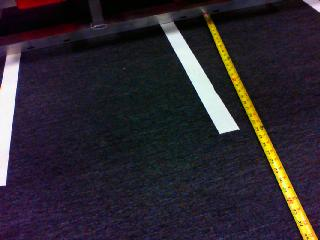
#> input picture Sample_Images/Ground Tape/High Exposure/CargoAngledLine48in.jpg, 320 x 240 px, found by its file name; its folder holds only this picture in this run
$ python vision.py
#> lines starting #> are read from the running program, lines starting #| are printed output that depends on the picture; after the words box and inside, x2 and y2 are one past the last pixel; in counts of white or black regions, pixels touching at a corner belong together; long printed decimals are rounded
import numpy as np
import cv2
import os
import math


lower_green = np.array([60, 177, 177])
upper_green = np.array([160, 255, 255])
lower_white = 100
upper_white = 255
files = os.listdir("C:/vision-2019/Sample_Images/Ground Tape/High Exposure/")

'''
def trackRetroTape(img):
    files = os.listdir("C:/Users/User1/Desktop/Vision Images/Retro Tape/Low Exposure/")
    index = 0

        file = files[index]
        img = cv2.imread(
            "C:/Users/User1/Desktop/Vision Images/Retro Tape/Low Exposure/" + file
        )
        # ret, img = cap.read()
        hsv = cv2.cvtColor(img, cv2.COLOR_BGR2HSV)
        mask = cv2.inRange(hsv, self.lower_green, self.upper_green)

        # 'Opens' the image. Erodes and then dilates, wiping away unwanted noise.
        cv2.morphologyEx(mask, cv2.MORPH_OPEN, None)

        contours = cv2.findContours(mask, 1, 2)[-2]
        contours.sort(key=cv2.contourArea, reverse=True)

        if len(contours) > 1:
            cnt1 = contours[0]
            cnt2 = contours[1]

        rect1 = cv2.minAreaRect(cnt1)
        box1 = cv2.boxPoints(rect1)
        box1 = np.int0(box1)
        cv2.drawContours(img, [box1], -1, (0, 0, 255), 1)

        rect2 = cv2.minAreaRect(cnt2)
        box2 = cv2.boxPoints(rect2)
        box2 = np.int0(box2)
        cv2.drawContours(img, [box2], -1, (0, 0, 255), 1)

        box1Average = np.average(box1, axis=0)
        box2Average = np.average(box2, axis=0)

        centerX = int((box1Average[0] + box2Average[0]) / 2)
        centerY = int((box1Average[1] + box2Average[1]) / 2)

        cv2.circle(img, (centerX, centerY), 2, (0, 0, 255), -1)

        acrossRat = screenWidth / centerX
        degreesAcross = fieldOfView / acrossRat - (fieldOfView / 2)

        print(degreesAcross)
        print(rect1[2], rect2[2])

        cv2.imshow("IMG", img)
        cv2.imshow("MASK", mask)
        if cv2.waitKey(1) & 0xFF == ord("g"):
            cv2.destroyAllWindows()
            index += 1
        if cv2.waitKey(1) & 0xFF == ord("q"):
            break
    cv2.destroyAllWindows()
'''


def trackGroundTape(img):
    boxPointsOnScreen = []
    # centerArray = []

    gray = cv2.cvtColor(img, cv2.COLOR_BGR2GRAY)
    mask = cv2.inRange(gray, lower_white, upper_white)

    screenWidth = np.shape(img)[1]
    screenHeight = np.shape(img)[0]

    halfScreenWidth = screenWidth / 2
    halfScreenHeight = screenHeight / 2

    # cv2.morphologyEx(mask, cv2.MORPH_OPEN, None)
    # cv2.morphologyEx(mask, cv2.MORPH_CLOSE, None)

    contours = cv2.findContours(mask, 1, 2)[-2]
    contours = filterNoise(contours)  # Filter small contours from the screen.

    if len(contours) > 0:
        '''
        Center code:
        for cnt in contours:
            rect = cv2.minAreaRect(cnt)
            xCoord = rect[0][0]
            distanceFromCenter = abs((screenWidth / 2) - xCoord)

            centerArray.append((distanceFromCenter, rect))

        centerArray.sort(key=lambda a: a[0])
        box = cv2.boxPoints(centerArray[0][1])
        box = np.int0(box)
        '''
        contours.sort(key=cv2.contourArea, reverse=True)
        rect = cv2.minAreaRect(contours[0])
        box = cv2.boxPoints(rect)
        box = np.int0(box)

        cv2.drawContours(img, [box], -1, (0, 0, 255), 1)

        cv2.imshow("IMG", img)
        cv2.imshow("MASK", mask)

        boxPointsOnScreen = np.array(filterPoints(box, screenWidth, screenHeight))  # Get all the boxpoints on the screen.

        # Cases:
        if len(boxPointsOnScreen) == 2:  # If two points are on the screen, return the point between them.
            averageX = np.mean(boxPointsOnScreen, axis=0)[0]
            averageY = np.mean(boxPointsOnScreen, axis=0)[1]

            x_float = -((averageX / halfScreenWidth) - 1)
            y_float = -((averageY / halfScreenHeight) - 1)

            return x_float, y_float, findAngle((boxPointsOnScreen[0], boxPointsOnScreen[1]), oneSide=True)
        elif len(boxPointsOnScreen) == 1:  # If one point is ont the screen, return its coordinates.
            x_float = -((boxPointsOnScreen[0][0] / halfScreenWidth) - 1)
            y_float = -((boxPointsOnScreen[0][1] / halfScreenHeight) - 1)

            return 0, x_float, y_float
        else:  # For any other case, return the average point of the contour.
            averageX = np.mean(box, axis=0)[0]
            averageY = np.mean(box, axis=0)[1]

            x_float = -((averageX / halfScreenWidth) - 1)
            y_float = -((averageY / halfScreenHeight) - 1)

            return x_float, y_float, findAngle(box)

    # Return 0 if no contours found.
    return float("NaN"), float("NaN"), float("NaN")


def findAngle(points, oneSide=False):
    if oneSide:
        side = (points[0], points[1])
        opposite = side[0][0] - side[1][0]
        adjacent = side[0][1] - side[1][1]
        angle = math.atan2(opposite, adjacent)
        angle -= 1.5708  # Subtract 90 degrees in radians.
    else:
        side = findLongestSide((points[0], points[1]), (points[1], points[2]))
        opposite = side[0][0] - side[1][0]
        adjacent = side[0][1] - side[1][1]
        angle = math.atan2(opposite, adjacent)

    return math.degrees(angle)


def filterPoints(box, screenWidth, screenHeight):
    boxPointsOnScreen = []
    for point in box:
        if point[0] > 5 and point[1] > 5 and point[0] < screenWidth - 5 and point[1] < screenHeight - 5:
            boxPointsOnScreen.append(point)
    return boxPointsOnScreen


def filterNoise(contours):
    cnts = []
    for contour in contours:
        if cv2.contourArea(contour) > 10:
            cnts.append(contour)
    return cnts


def findLongestSide(side1, side2):
    longest_side = max((side1, side2), key=lambda a: abs(a[0][0] - a[1][0]) + abs(a[0][1] - a[1][1]))
    return longest_side


if __name__ == '__main__':
    index = 0
    while True:
        file = files[index]
        img = cv2.imread("C:/vision-2019/Sample_Images/Ground Tape/High Exposure/" + file)
#> img is the input picture: shape (240, 320, 3); mean B, G, R 47.5, 40.1, 45.6

        print(trackGroundTape(img))
#> in trackGroundTape, `gray = cv2.cvtColor(img, cv2.COLOR_BGR2GRAY)`:
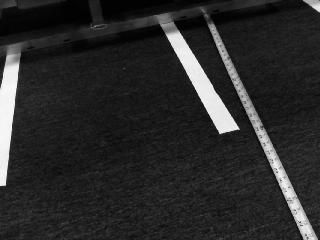
#> gray: shape (240, 320); min 0, max 254, mean 42.6
#> in trackGroundTape, `mask = cv2.inRange(gray, lower_white, upper_white)`:
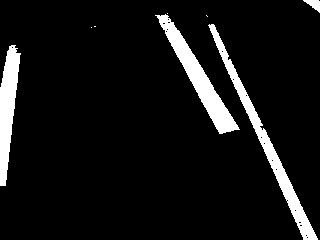
#> mask: shape (240, 320); 8.1% white; 8 white regions (4 under 20 px)
#> in trackGroundTape, `contours = cv2.findContours(mask, 1, 2)[-2]`: contours = 27 contours, 23 with area under 20; largest, box (x1, y1, x2, y2) and area: (208, 24, 318, 240) 2060, (155, 14, 240, 134) 2017, (0, 45, 21, 186) 1536, (303, 0, 320, 13) 90
#> the loop in filterNoise, `for contour in contours:` made 27 passes
#> contour on passes 1, 2, 5, 6, 7, 8, 9, 10, 11, 12, 13, 14: [[306, 237], [307, 236], [308, 237], [307, 238]], [[305, 235], [306, 234], [307, 235], [306, 236]], [[294, 210], [295, 209], [296, 210], [295, 211]], [[286, 200], [287, 199], [288, 200], [287, 201]], [[275, 169], [276, 168], [277, 169], [276, 170]], [[271, 160], [272, 159], [273, 160], [272, 161]], [[263, 143], [264, 142], [265, 143], [264, 144]], [[260, 137], [261, 136], [262, 137], [261, 138]], [[245, 95], [246, 94], [247, 95], [246, 96]], [[232, 79], [233, 78], [234, 79], [233, 80]], [[221, 51], [222, 50], [223, 51], [222, 52]], [[11, 47], [12, 46], [13, 47], [12, 48]]
#> after the loop in filterNoise, `for contour in contours:`: cnts = 4 contours; box (x1, y1, x2, y2) and area: (208, 24, 318, 240) 2060, (155, 14, 240, 134) 2017, (0, 45, 21, 186) 1536, (303, 0, 320, 13) 90
#> in trackGroundTape, `contours = filterNoise(contours)`: contours has the same summary as cnts in filterNoise
#> in trackGroundTape, `rect = cv2.minAreaRect(contours[0])`: rect = ((259.6, 133.1), (13.06, 240.6), -25.56)
#> in trackGroundTape, `box = cv2.boxPoints(rect)`: box = [[305.6, 244.4], [201.8, 27.44], [213.6, 21.8], [317.4, 238.8]]
#> in trackGroundTape, `box = np.int0(box)`: box = [[305, 244], [201, 27], [213, 21], [317, 238]]
#> in trackGroundTape, `cv2.drawContours(img, [box], -1, (0, 0, 255), 1)`:
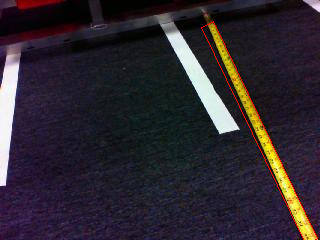
#> img: shape (240, 320, 3); 0.58% of pixels changed, all inside (x1, y1, x2, y2) = (201, 21, 318, 240)
#> the loop in filterPoints, `for point in box:` made 4 passes
#> after the loop in filterPoints, `for point in box:`: boxPointsOnScreen = [[201, 27], [213, 21]]
#> in trackGroundTape, `averageX = np.mean(boxPointsOnScreen, axis=0)[0]`: averageX = 207
#> in trackGroundTape, `averageY = np.mean(boxPointsOnScreen, axis=0)[1]`: averageY = 24
#> in trackGroundTape, `x_float = -((averageX / halfScreenWidth) - 1)`: x_float = -0.294
#> in trackGroundTape, `y_float = -((averageY / halfScreenHeight) - 1)`: y_float = 0.8
#> in findAngle, `side = (points[0], points[1])`: side = ([201, 27], [213, 21])
#> in findAngle, `opposite = side[0][0] - side[1][0]`: opposite = -12
#> in findAngle, `adjacent = side[0][1] - side[1][1]`: adjacent = 6
#> in findAngle, `angle = math.atan2(opposite, adjacent)`: angle = -1.11
#> in findAngle, `angle -= 1.5708`: angle = -2.68
#| (-0.2937, 0.8, -153.435)
        if cv2.waitKey(0) & 0xFF == ord('g'):
#> (key q is pressed here)
            cv2.destroyAllWindows()
            index += 1
        if cv2.waitKey(0) & 0xFF == ord('q'):
#> (key q is pressed here)
            cv2.destroyAllWindows()
            break

$ run again, on Sample_Images/Ground Tape/High Exposure/CargoLine48in.jpg
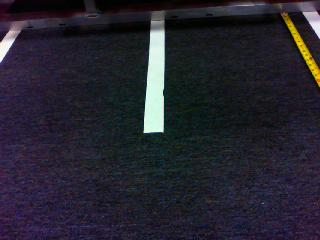
#> input picture Sample_Images/Ground Tape/High Exposure/CargoLine48in.jpg, 320 x 240 px, found by its file name
#> img is the input picture: shape (240, 320, 3); mean B, G, R 46.5, 36.3, 37.8
#> in trackGroundTape, `mask = cv2.inRange(gray, lower_white, upper_white)`:
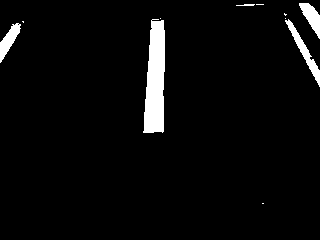
#> mask: shape (240, 320); 4.1% white; 11 white regions (6 under 20 px)
#> in trackGroundTape, `contours = cv2.findContours(mask, 1, 2)[-2]`: contours = 12 contours, 8 with area under 20; largest, box (x1, y1, x2, y2) and area: (143, 19, 165, 133) 1784, (285, 19, 320, 87) 398, (299, 3, 320, 39) 322, (0, 23, 21, 63) 312
#> the loop in filterNoise, `for contour in contours:` made 12 passes
#> contour on passes 1, 2, 4, 7, 8, 10: [[262, 203], [263, 203]], [[17, 24], [18, 23], [19, 24], [18, 25]], [[22, 21], [23, 22], [23, 21]], [[285, 18]], [[160, 18]], [[256, 4], [263, 4]]
#> after the loop in filterNoise, `for contour in contours:`: cnts = 4 contours; box (x1, y1, x2, y2) and area: (143, 19, 165, 133) 1784, (285, 19, 320, 87) 398, (299, 3, 320, 39) 322, (0, 23, 21, 63) 312
#> in trackGroundTape, `contours = filterNoise(contours)`: contours has the same summary as cnts in filterNoise
#> rect = ((153.9, 75.56), (113.2, 20), -89.05)
#> in trackGroundTape, `box = cv2.boxPoints(rect)`: box = [[163, 132.3], [143, 132], [144.9, 18.78], [164.9, 19.11]]
#> in trackGroundTape, `box = np.int0(box)`: box = [[162, 132], [142, 131], [144, 18], [164, 19]]
#> in trackGroundTape, `cv2.drawContours(img, [box], -1, (0, 0, 255), 1)`:
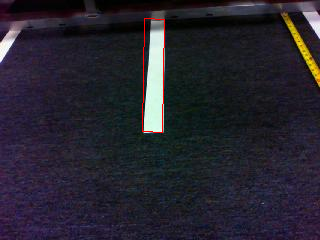
#> img: shape (240, 320, 3); 0.35% of pixels changed, all inside (x1, y1, x2, y2) = (142, 18, 165, 133)
#> the loop in filterPoints, `for point in box:` made 4 passes
#> averageX = 153
#> averageY = 75
#> x_float = 0.0437
#> y_float = 0.375
#> longest_side = ([142, 131], [144, 18])
#> opposite = -2
#> adjacent = 113
#> angle = -0.0177
#| (0.04375, 0.375, -1.014)

$ run again, on Sample_Images/Ground Tape/High Exposure/CargoLine60in.jpg
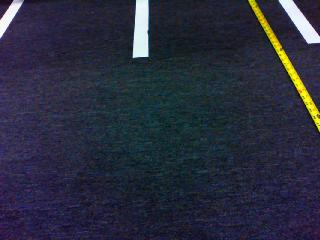
#> input picture Sample_Images/Ground Tape/High Exposure/CargoLine60in.jpg, 320 x 240 px, found by its file name
#> img is the input picture: shape (240, 320, 3); mean B, G, R 60.9, 44.9, 41.6
#> in trackGroundTape, `mask = cv2.inRange(gray, lower_white, upper_white)`:
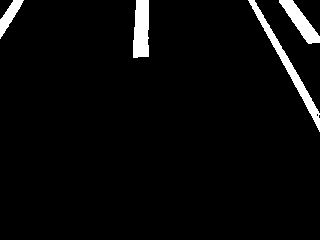
#> mask: shape (240, 320); 3.8% white; 4 white regions
#> in trackGroundTape, `contours = cv2.findContours(mask, 1, 2)[-2]`: contours = 5 contours, 1 with area under 20; largest, box (x1, y1, x2, y2) and area: (248, 0, 320, 132) 907, (133, 0, 149, 58) 756, (279, 0, 320, 44) 624, (0, 0, 24, 39) 310
#> the loop in filterNoise, `for contour in contours:` made 5 passes
#> after the loop in filterNoise, `for contour in contours:`: cnts = 4 contours; box (x1, y1, x2, y2) and area: (248, 0, 320, 132) 907, (133, 0, 149, 58) 756, (279, 0, 320, 44) 624, (0, 0, 24, 39) 310
#> in trackGroundTape, `contours = filterNoise(contours)`: contours has the same summary as cnts in filterNoise
#> rect = ((287.2, 63.48), (8.77, 149), -28.58)
#> in trackGroundTape, `box = cv2.boxPoints(rect)`: box = [[319, 131], [247.7, 0.15], [255.4, -4.04], [326.7, 126.8]]
#> in trackGroundTape, `box = np.int0(box)`: box = [[319, 131], [247, 0], [255, -4], [326, 126]]
#> in trackGroundTape, `cv2.drawContours(img, [box], -1, (0, 0, 255), 1)`:
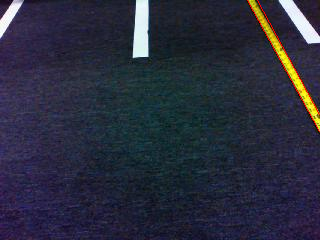
#> img: shape (240, 320, 3); 0.32% of pixels changed, all inside (x1, y1, x2, y2) = (247, 0, 320, 132)
#> the loop in filterPoints, `for point in box:` made 4 passes
#> after the loop in filterPoints, `for point in box:`: boxPointsOnScreen = []
#> in trackGroundTape, `boxPointsOnScreen = np.array(filterPoints(box, screenWidth, screenHeig..`: boxPointsOnScreen = empty array
#> averageX = 286.8
#> averageY = 63.25
#> x_float = -0.792
#> y_float = 0.473
#> longest_side = ([319, 131], [247, 0])
#> opposite = 72
#> adjacent = 131
#> angle = 0.503
#| (-0.7922, 0.4729, 28.794)
